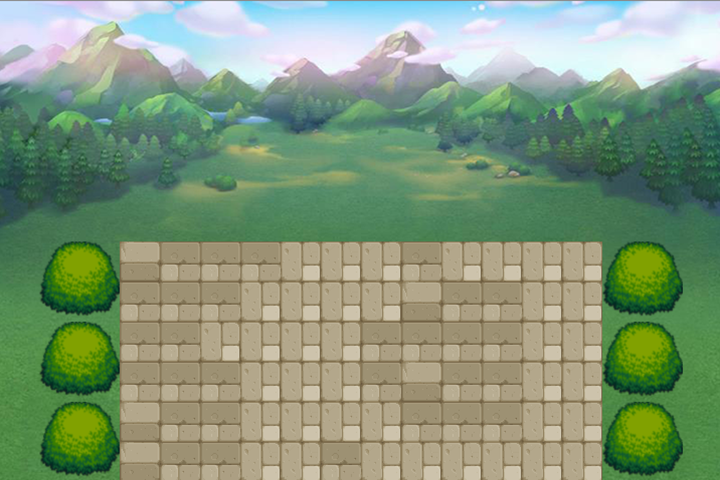

Below is a game level as drawn by its tile map, then a one-line description and the .tmx file that defines it, in full:
An orthogonal 18x12 tile map with 40x40 px tiles, 1 tile layer (backGround).

<map version="1.0" tiledversion="1.1.5" orientation="orthogonal" renderorder="right-down" width="18" height="12" tilewidth="40" tileheight="40" infinite="0" nextobjectid="1">
 <tileset firstgid="1" source="pic.tsx" />
 <layer name="backGround" width="18" height="12">
  <data encoding="csv">
1,2,3,4,5,6,7,8,9,10,11,12,13,14,15,16,17,18,
19,20,21,22,23,24,25,26,27,28,29,30,31,32,33,34,35,36,
37,38,39,40,41,42,43,44,45,46,47,48,49,50,51,52,53,54,
55,56,57,58,59,60,61,62,63,64,65,66,67,68,69,70,71,72,
73,74,75,76,77,78,79,80,81,82,83,84,85,86,87,88,89,90,
91,92,93,94,95,96,97,98,99,100,101,102,103,104,105,106,107,108,
109,110,111,112,113,114,115,116,117,118,119,120,121,122,123,124,125,126,
127,128,129,130,131,132,133,134,135,136,137,138,139,140,141,142,143,144,
145,146,147,148,149,150,151,152,153,154,155,156,157,158,159,160,161,162,
163,164,165,166,167,168,169,170,171,172,173,174,175,176,177,178,179,180,
181,182,183,184,185,186,187,188,189,190,191,192,193,194,195,196,197,198,
199,200,201,202,203,204,205,206,207,208,209,210,211,212,213,214,215,216
</data>
 </layer>
</map>